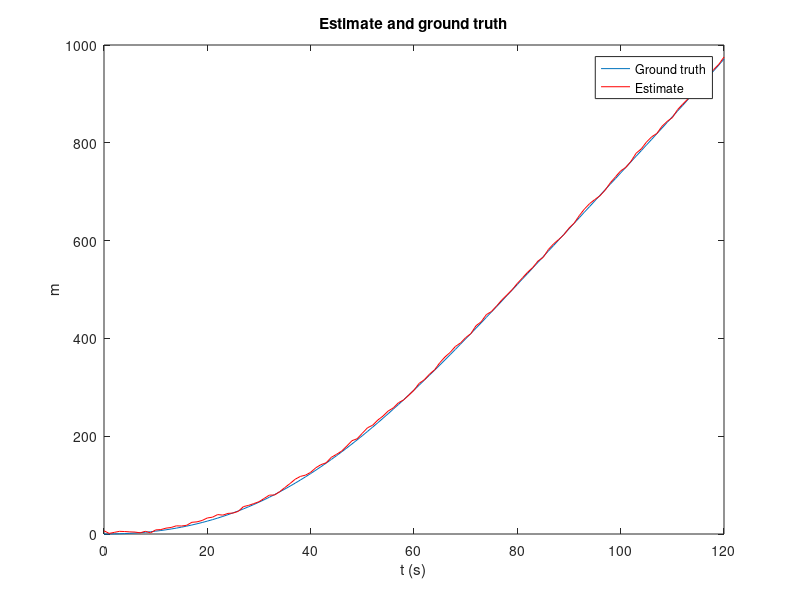
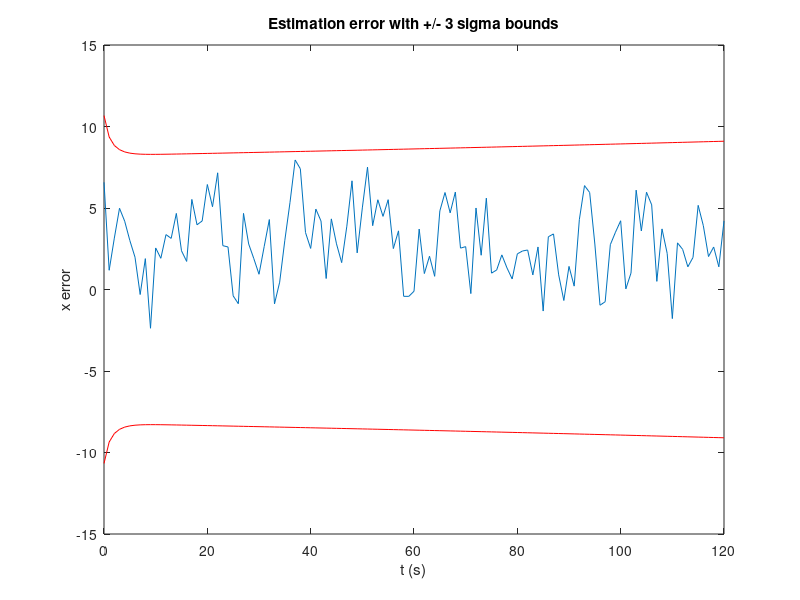

MATLAB code to generate these figures, in order:
% Model for a fast implementation of Kalman filter
% Ph. Bonnifait
clear
clc
load simulated_data.mat; %load variables in the workspace

nepoch=length(t);

%size of the state
n=3; %for instance X=(x,y,vx,vy) - to be changed

% Variables used to store the results
Xs=zeros(n,nepoch); 
%If we want to store some terms of the covariance matrix, wr allocate
%before some memory
Px1=zeros(1,nepoch); %variance
Px1x2=zeros(1,nepoch); %covariance

% Initial state of the filter (to be changed)
X=zeros(n,1);
P=100*eye(n,n);
Qv = 1; % standard deviation of the noise on the model (speed)
Qd = 10; % standard deviation of the noise on the model (distance)
for i=1:nepoch
    % first we compute the matrices of the model
    Q = [1/4*Qv,0,0;0,Qv,0;0,0,Qd]; % random noise on the model
    A = [1,1,0;0,1,0;0,0,1]; % no command
    C = [(X(1)-gps.s1.x(i))/sqrt((gps.s1.x(i)-X(1))^2+gps.s1.y(i)^2),0,1;...
        (X(1)-gps.s2.x(i))/sqrt((gps.s2.x(i)-X(1))^2+gps.s2.y(i)^2),0,1;...
        (X(1)-gps.s3.x(i))/sqrt((gps.s3.x(i)-X(1))^2+gps.s3.y(i)^2),0,1;...
        0,1,0];
    G = [sqrt((gps.s1.x(i)-X(1))^2+gps.s1.y(i)^2)+X(3);sqrt((X(1)-gps.s2.x(i))^2+gps.s2.y(i)^2)+X(3);...
        sqrt((X(1)-gps.s3.x(i))^2+gps.s3.y(i)^2)+X(3);X(2)];
    R = [gps.s1.sPR,0,0,0;0,gps.s2.sPR,0,0;0,0,gps.s3.sPR,0;0,0,0,tachy.sv].^2; % random noise on the measurements
    Y = [gps.s1.PR(i);gps.s2.PR(i);gps.s3.PR(i);tachy.v(i)];
    % measurement update (estimation)
    % error on the estimation
    epsilon = Y-G;
    K = P*C'*1/(C*P*C'+R); % Kalman gain (Pxy)*Py-1
    X = X+K*epsilon; % update of X (Xk|k)
    P = (eye(3)-K*C)*P*(1-K*C)'+K*R*K'; % cov matrix of the update (Pk|k)
    
    % Storage (corresponds to the output of the filter)
    Xs(:,i)=X;
    Px1(i)=P(1,1);
    Px1x2(i)=P(1,2);
    %...
    
    % time update (prediction)
    X = A*X; % prediction (Xk|k-1)

    % covariance matrix of the estimate
    P = A*P*A'+Q; % cov matrix of the prediction (Pk|k-1)



end

% Estimate + reference display
figure
plot(t,strada.x,t,Xs(1,:)','r');
ylabel('m');
xlabel('t (s)');
title('Estimate and ground truth');
legend('Ground truth','Estimate');

% Errors display with +/- 3 sigma bounds
figure;
plot(t,Xs(1,:)'-strada.x);zoom on;hold on;
plot(t,3*sqrt(Px1),'r');plot(t,-3*sqrt(Px1),'r');ylabel('x error');
xlabel('t (s)');
title('Estimation error with +/- 3 sigma bounds');

disp(['Error mean in x= ', num2str(mean(Xs(1,:)'-strada.x)),...
      '. Error max in x= ', num2str(max(abs(Xs(1,:)'-strada.x)))]);
